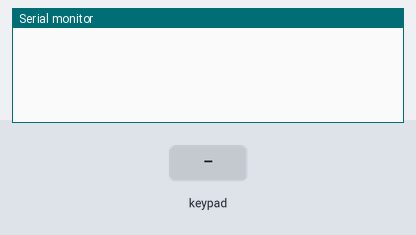
A sketch run on a simulated ESP32. Parts: the last lines printed to the serial monitor. Inputs (shaded band) come from the test bench.

Above: at 1.2 s.
1.3 s: key '1' pressed
At 2.1 s:
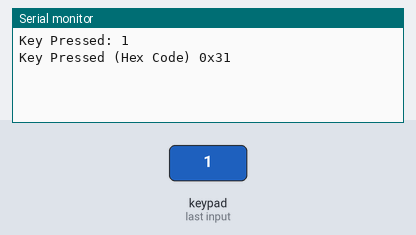
2.8 s: keypad keys 1 4 1 5 1 6 1 7 # pressed 0.4 s apart
At 6.7 s:
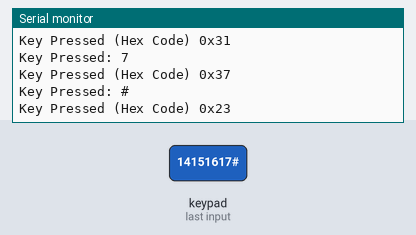
7.9 s: key 'A' pressed
At 8.3 s:
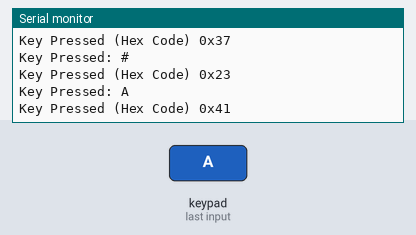
9.4 s: keypad keys 1 4 1 5 1 6 1 7 * pressed 0.4 s apart
At 12.9 s:
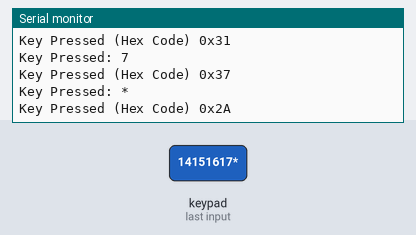
14.5 s: key 'B' pressed
At 15.7 s:
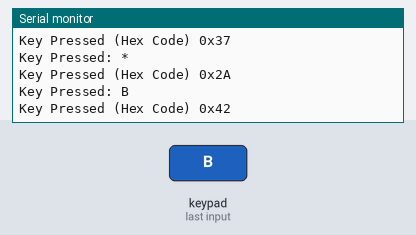
16.0 s: keypad keys 1 4 1 5 1 6 1 7 D pressed 0.4 s apart
At 20.3 s:
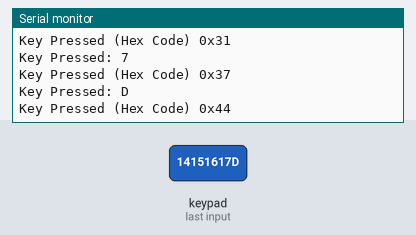
Timing chart, 0 to 21.8 s (numbered marks = the images above; inputs shaded):
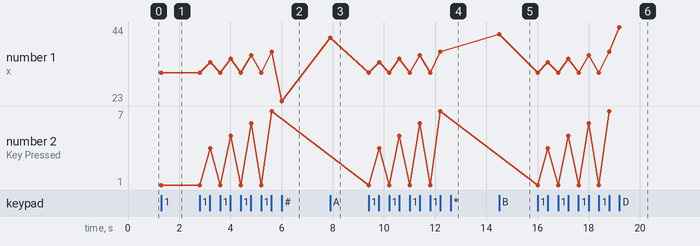

The sketch:

Keypad_code_example.ino
```cpp
#include <Keypad.h>

const byte ROWS = 4;
const byte COLS = 4;
char customKey;

char hexaKeys[ROWS][COLS] = {
  {'1','2','3','A'},
  {'4','5','6','B'},
  {'7','8','9','C'},
  {'*','0','#','D'}
};

byte rowPins[ROWS] = {14, 15, 16, 17};
byte colPins[COLS] = {20, 21, 22 , 23};
Keypad customKeypad = Keypad(makeKeymap(hexaKeys), rowPins, colPins, ROWS, COLS);

void setup(){
  Serial.begin(9600);
  while(!Serial);
}

void loop() {
customKey = customKeypad.getKey();
if (customKey){
Serial.printf("Key Pressed: %c\n", customKey);
Serial.printf("Key Pressed (Hex Code) 0x%02X\n",customKey);
//Serial.printf("Hue lights");

}
}
```

Measured:
- after the input at 1.3 s, the serial monitor: prints a new line at once (image 1)
- after the input at 2.8 s, the serial monitor: prints a new line after 0.41 s (image 2)
- after the input at 7.9 s, the serial monitor: prints a new line at once (image 3)
- after the input at 9.4 s, the serial monitor: prints a new line at once (image 4)
- after the input at 14.5 s, the serial monitor: prints a new line at once (image 5)
- after the input at 16.0 s, the serial monitor: prints a new line at once (image 6)
- plotted number 1: 31 → 23 after the input at 2.8 s, 23 → 41 after the input at 7.9 s, 41 → 37 after the input at 9.4 s, 37 → 42 after the input at 14.5 s, 42 → 44 after the input at 16.0 s
- plotted number 2: 1 → 7 after the input at 2.8 s
